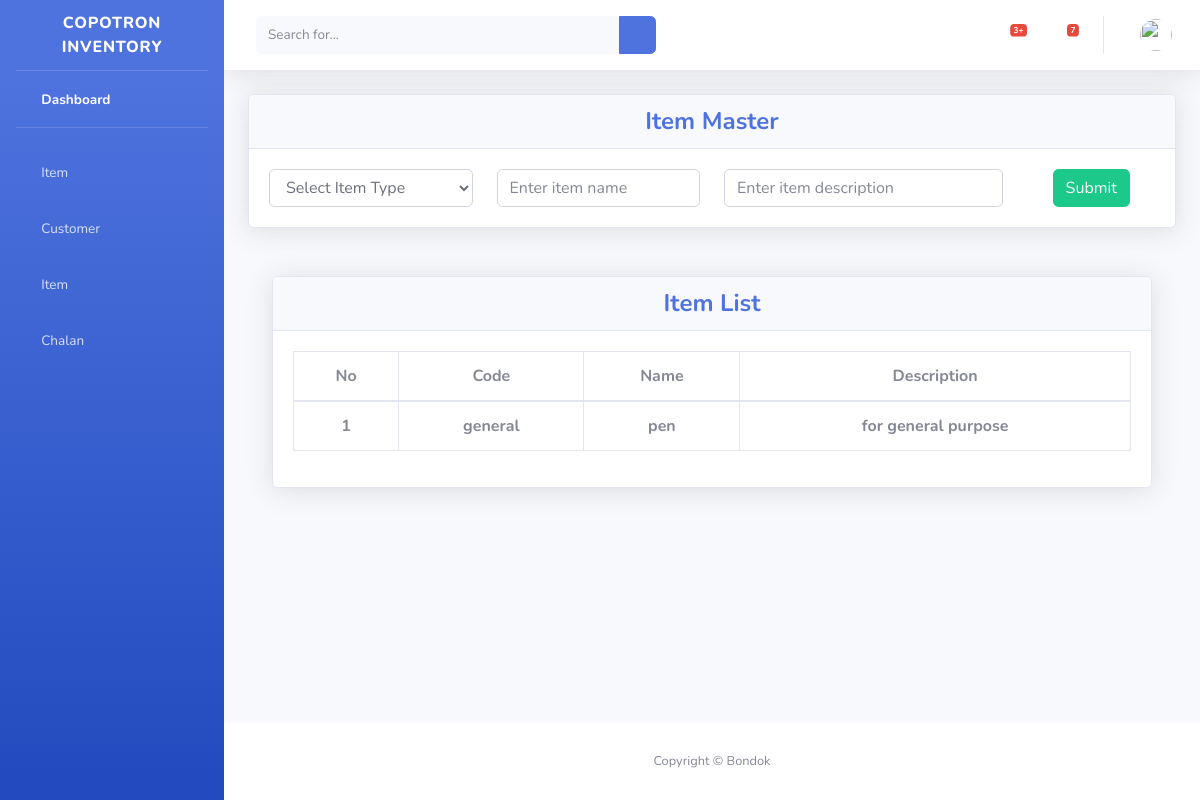
The page /item/ on the database its author committed.
### item/models.py (models this page shows, shortened)
class Item(models.Model):
    item_code = models.CharField(max_length=50, null=True, blank=True)
    item_type = models.ForeignKey(ItemType, on_delete=models.CASCADE, null=True, blank=True)
    name = models.CharField(max_length=100, null=True, blank=True)
    description = models.TextField(null=True, blank=True)
    class Meta:
        db_table = 'item'

class ItemType(models.Model):
    name = models.CharField(max_length=50, null=True, blank=True)
    description = models.TextField(null=True, blank=True)
    class Meta:
        db_table = 'item_type'

### item/views.py (the view, shortened to what this page needs)
# urls.py: path("", views.ItemView.as_view(), name="item"),
class ItemView(View):
    form_class = ItemForm
    template_name = "item/items.html"
    def get(self, request):
        items = Item.objects.all()
        item_types = ItemType.objects.all()
        context = {"items": items, "item_types": item_types}
        return render(request, self.template_name, context)

### item/templates/item/items.html (shortened to what this page needs)
{% extends 'base.html' %}
{% load static %}
{% block main %}
<div class="container-fluid">
    <div class="row">
        <div class="col-lg-12 col-md-12 mb-4">
        <div class="card shadow mb-4">
        <div class="card-header py-6" align="center">
            <h4 class="m-0 font-weight-bold text-primary" >Item Master</h4>
        </div>
        <div class="card-body" align="center">
            <form method="POST" id="addUom" action="{% url 'item' %}">
                <div class="row">
                    <div class="col-3">
                        <select name="item_type" class="form-control">
                            <option>Select Item Type</option>
                        </select>
                    </div>
                    <div class="col-3">
                        <input type="text" name="name"  class="form-control" placeholder="Enter item name" required>
                    </div>
                    <div class="col-4">
                        <input type="text" name="description"  class="form-control" placeholder="Enter item description">
                    </div>
                    <div class="col-2">
                    <button class="btn btn-success">Submit</button>
                </div>
                </div>
            </form>
        </div>
        </div>
    </div>
</div>
<div class="container-fluid">
    <div class="row">
        <div class="col-lg-12 col-md-12 mb-4">
            <div class="card shadow mb-4">
            <div class="card-header py-6">
                <h4 class="m-0 font-weight-bold text-center text-primary">Item List</h4>
            </div>
            <div class="card-body">
                <div class="table-responsive">
                <table class="table table-bordered text-center" id="dataTable" width="100%" cellspacing="0">
                    <thead>
                    <tr>
                        <th>No</th>
                        <th>Code</th>
                        <th>Name</th>
                        <th>Description</th>
                    </tr>
                    </thead>
                    <tbody>
                        {% for val in items %}
                        <tr>
                            <th>{{ forloop.counter }}</th>
                            <th>{{ val.item_type.name }}</th>
                            <th>{{ val.name }}</th>
                            <th>{{ val.description }}</th>
                        </tr>
                        {% endfor %}
                    </tbody>
                </table>
                </div>
            </div>
            </div>
        </div>
        </div>
    </div>
</div>
{% endblock %}

### rows shown on the page
Item: item_type.name "general", name "pen", description "for general purpose"
